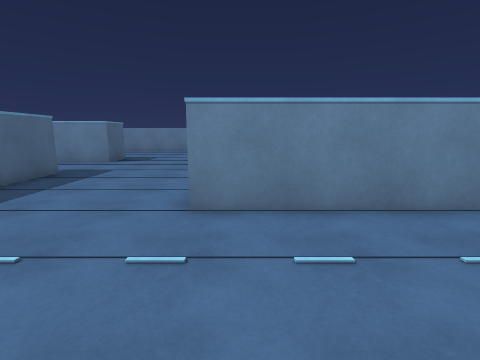
view 1 (above)

22 first-person views from a walk through a scene from a Unity 3-D project. The camera is 1.5 m above the floor, tilts 10° down and sees 85° across. The floor is counted in squares, 1 m on a side. Each view is taken from the middle of a square. On the plan, view 1 faces up. The plan holds only what a view shows up to about 14 squares ahead; the rest is blank. The player is left out.

view 2
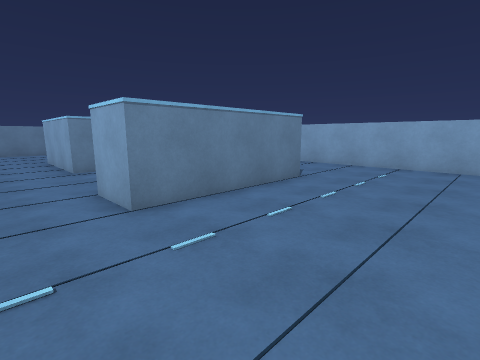

view 3
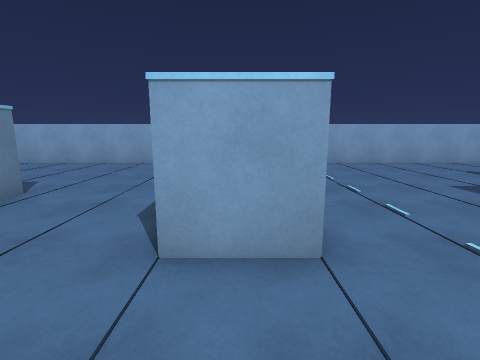

view 4
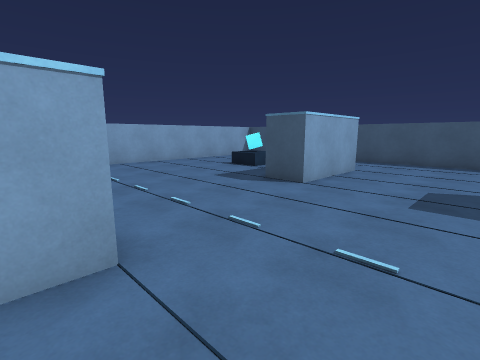

view 5
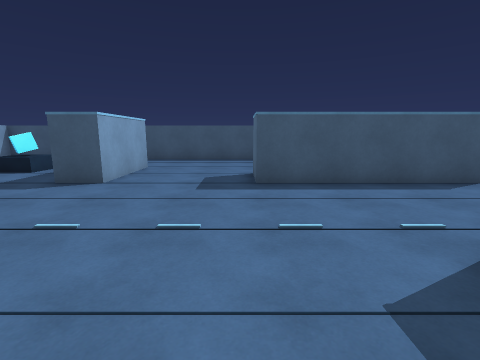

view 6
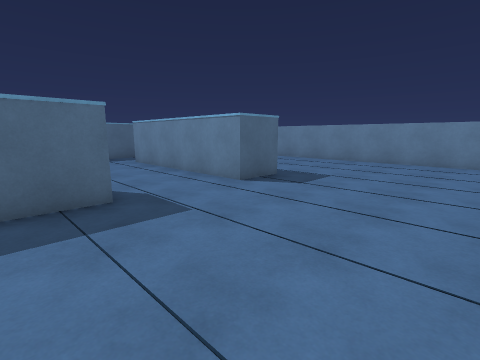

view 7
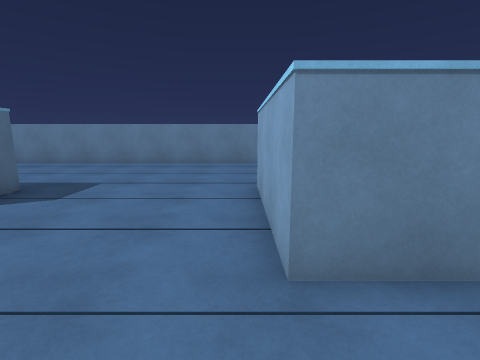

view 8
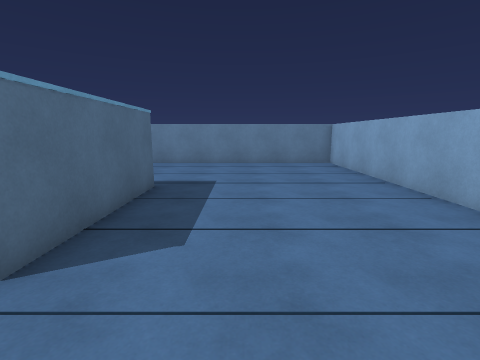

view 9
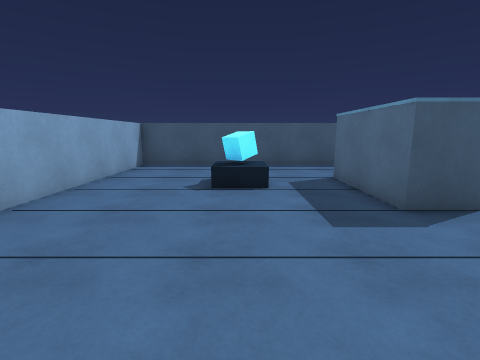

view 10
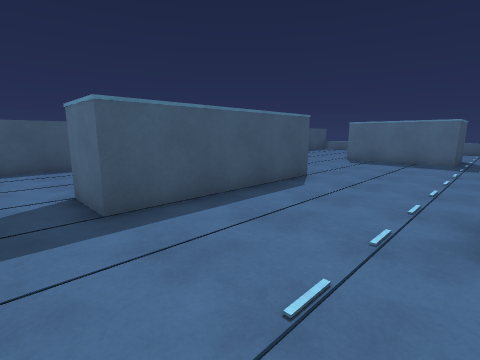

view 11
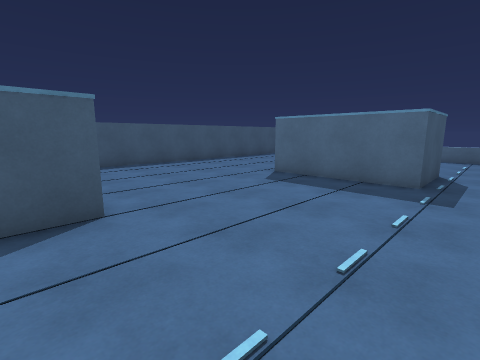

view 12
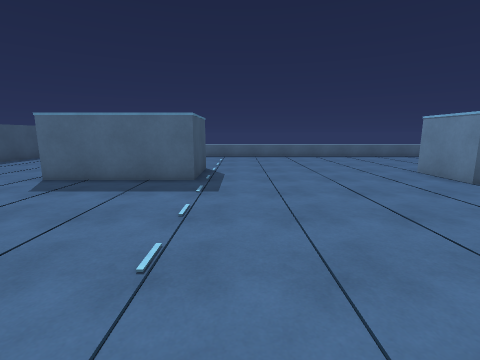

view 13
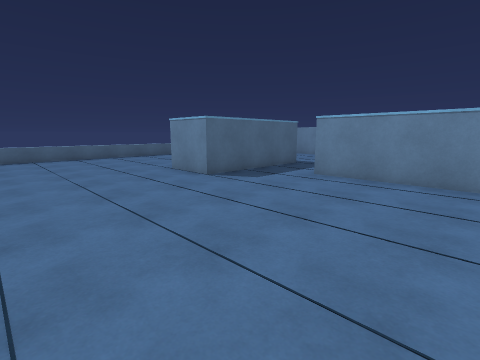

view 14
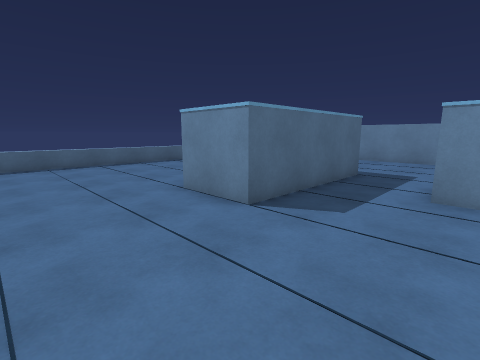

view 15
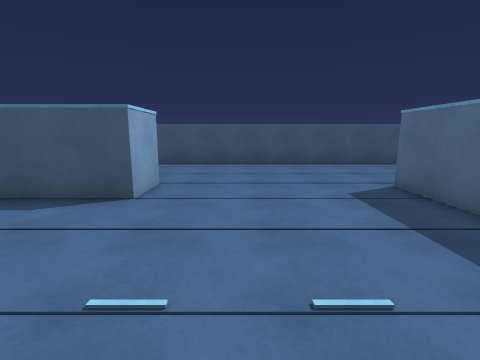

view 16
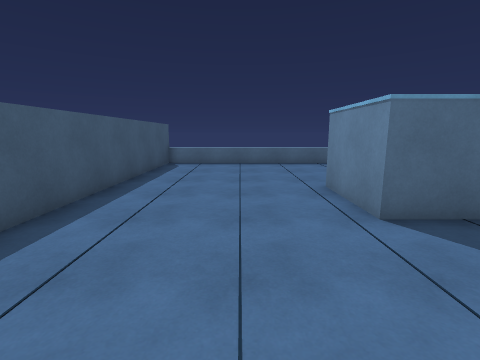

view 17
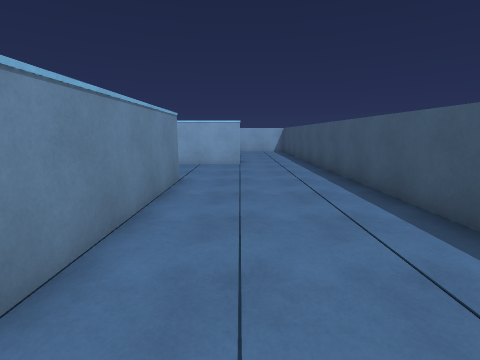

view 18
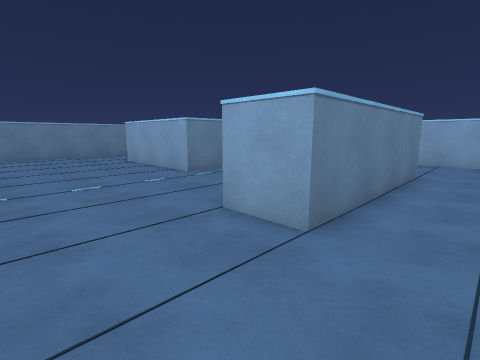

view 19
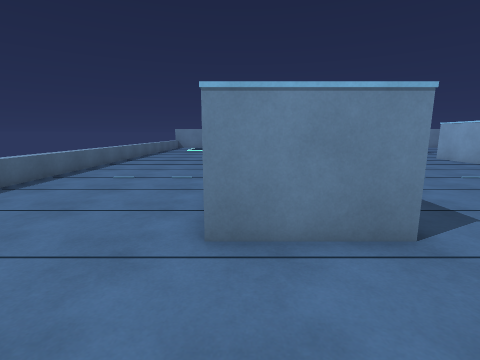

view 20
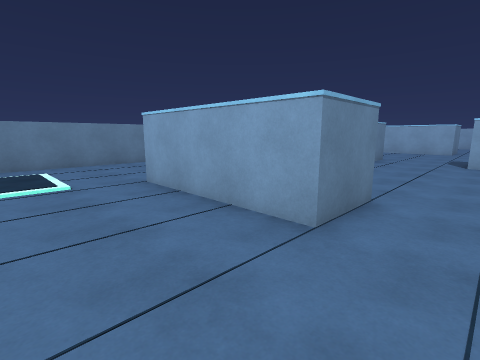

view 21
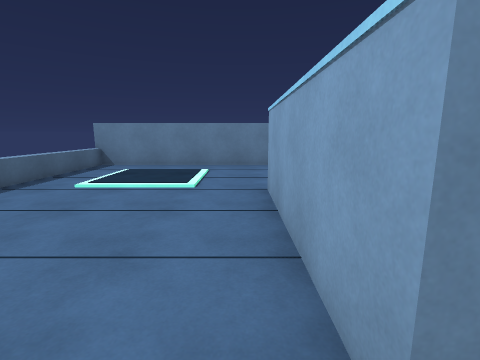

view 22
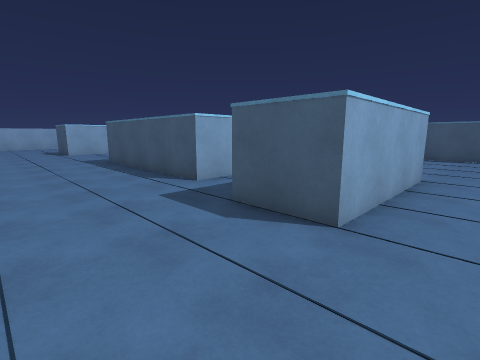

### Floor plan
Key: @ floor where view 1 was taken; # wall or solid block; . floor; ^ raised ledge; O other object.
Columns run from 28 left of view 1 to 10 right of it. Each row starts with its distance up from view 1.
 23 #############  ########################
 22 ^............   ......................#
 21 ^.....................................#
 20 ^............................ ........#
 19 ^............................ ........#
 18 ^............................ ........#
 17 ^.......###.................  ........#
 16  .......###..#########......###.......#
 15   ......###..#########......###.......#
 14   ......###..#########......###.......#
 13 ^.......###.................###.......#
 12 ^.......###.................###.......#
 11 ^.......###...........................#
 10 ^..................###...............
  9 ^..................###.............
  8 ^..................###..........
  7 ^..................#  .....#        ..#
  6 ^..................#  .....#      ....#
  5 ^..................#  .....#######....#
  4 ^..................###................#
  3 ^.....................................#
  2 ^......###............................#
  1 ^......  #............................#
  0 ^......  #..................@.........#
 -1 ^......  #.......#######....###.......#
 -2 ^......###.......#######....###.......#
 -3 ^................#######....###..O....#
 -4 ^...........................###.OOO...#
 -5 ^...........................###..O....#
 -6 ^................................ ....#
 -7 ^................................ ....#
 -8 ^...............................   ...#
 -9 #######################################

Where each view was taken, in squares from view 1:
view 1: 0 up, 0 right, facing up
view 2: 0 up, 3 left, facing up-right
view 3: 6 up, 4 left, facing right
view 4: 6 up, 4 left, facing down-right
view 5: 7 up, 4 left, facing down
view 6: 8 up, 1 left, facing up-left
view 7: 9 up, 1 left, facing up
view 8: 9 up, 5 right, facing up
view 9: 4 up, 5 right, facing down
view 10: 4 up, 3 left, facing down-left
view 11: 4 up, 10 left, facing down-left
view 12: 4 up, 10 left, facing left
view 13: 5 up, 10 left, facing up-left
view 14: 7 up, 14 left, facing up-left
view 15: 5 up, 14 left, facing down
view 16: 5 down, 14 left, facing left
view 17: 5 down, 13 left, facing right
view 18: 5 down, 15 left, facing up-right
view 19: 6 down, 21 left, facing up
view 20: 9 up, 24 left, facing up-right
view 21: 10 up, 21 left, facing up
view 22: 21 up, 22 left, facing down-right
